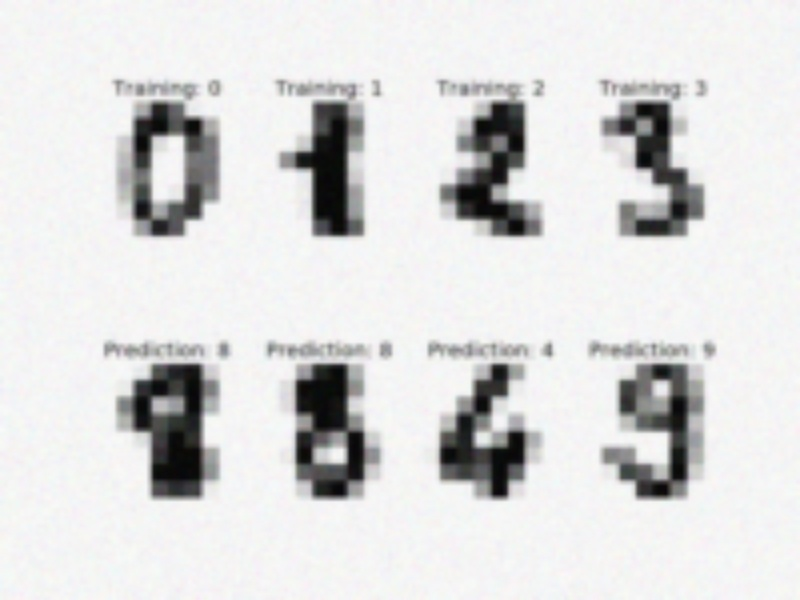
#> input picture data/low_quality_images/00 (000).jpg, 800 x 600 px, found by its file name; its folder holds only this picture in this run
$ jupyter execute --allow-errors CLAHE.ipynb   (older library calls are emulated)
#> lines starting #> are read from the running program, lines starting #| are printed output that depends on the picture
[cell 1]
# ===============================
# MOUNT DRIVE (SAFE)
# ===============================
from google.colab import drive
drive.mount('/content/drive', force_remount=True)

# ===============================
# IMPORTS
# ===============================
import cv2
import numpy as np
import os
import pandas as pd
import time
import tracemalloc
import platform
import multiprocessing

from scipy.special import gamma

from skimage.metrics import structural_similarity as ssim
from skimage.metrics import peak_signal_noise_ratio as psnr
from skimage.metrics import mean_squared_error as mse
from skimage.measure import shannon_entropy

np.random.seed(42)

# ===============================
# SYSTEM CONFIGURATION
# ===============================
print("===================================")
print("SYSTEM CONFIGURATION")
print("===================================")
print("Processor:", platform.processor())
print("CPU Cores:", multiprocessing.cpu_count())
print("Platform:", platform.platform())

# ===============================
# PATHS
# ===============================
image_folder = "/content/drive/MyDrive/Colab Notebooks/data/low_quality_images"

output_folder = "/content/drive/MyDrive/Colab Notebooks/results/output_CLAHE/FINAL_FIXED"

results_folder = "/content/drive/MyDrive/Colab Notebooks/results/output_CLAHE"

os.makedirs(output_folder, exist_ok=True)
os.makedirs(results_folder, exist_ok=True)

# ===============================
# METRICS
# ===============================
def compute_metrics(original, processed):

    original = original.astype(np.float32)
    processed = processed.astype(np.float32)

    ssim_val = ssim(
        original,
        processed,
        data_range=255
    )

    psnr_val = psnr(
        original,
        processed,
        data_range=255
    )

    mse_val = mse(
        original,
        processed
    )

    mae_val = np.mean(
        np.abs(original - processed)
    )

    entropy_val = shannon_entropy(
        processed
    )

    edges_orig = cv2.Canny(
        original.astype(np.uint8),
        100,
        200
    )

    edges_proc = cv2.Canny(
        processed.astype(np.uint8),
        100,
        200
    )

    if np.sum(edges_orig) == 0:
        epi_val = 0
    else:
        epi_val = (
            np.sum(edges_orig & edges_proc)
            /
            np.sum(edges_orig)
        )

    return (
        ssim_val,
        psnr_val,
        mse_val,
        mae_val,
        entropy_val,
        epi_val
    )

# ===============================
# RUNTIME EFFICIENCY
# ===============================
def runtime_efficiency(runtime):

    if runtime == 0:
        return 0

    return 1 / runtime

# ===============================
# ENHANCEMENT FUNCTION
# ===============================
def enhance_image(
    img,
    clip,
    tile,
    alpha,
    sigma
):

    clahe = cv2.createCLAHE(
        clipLimit=float(clip),
        tileGridSize=(int(tile), int(tile))
    )

    cl = clahe.apply(img)

    blur = cv2.GaussianBlur(
        cl,
        (0, 0),
        sigma
    )

    sharp = cv2.addWeighted(
        cl,
        1 + alpha,
        blur,
        -alpha,
        0
    )

    return np.clip(
        sharp,
        0,
        255
    ).astype(np.uint8)

# ===============================
# EDGE METRIC
# ===============================
def tenengrad(img):

    gx = cv2.Sobel(
        img,
        cv2.CV_64F,
        1,
        0,
        ksize=3
    )

    gy = cv2.Sobel(
        img,
        cv2.CV_64F,
        0,
        1,
        ksize=3
    )

    return np.mean(
        gx**2 + gy**2
    )

# ===============================
# FITNESS FUNCTION
# ===============================
def get_fitness(img):

    def f(p):

        clip, tile, alpha, sigma = p

        enhanced = enhance_image(
            img,
            clip,
            tile,
            alpha,
            sigma
        )

        edge = tenengrad(
            enhanced
        )

        noise = mse(
            img,
            enhanced
        )

        return (
            0.5 * edge
            -
            0.5 * noise
        )

    return f

# ===============================
# ICS CLASS
# ===============================
class ICS:

    def __init__(
        self,
        fitness,
        bounds,
        n=10,
        pa=0.25,
        beta=1.5,
        iters=8
    ):

        self.fit = fitness
        self.bounds = np.array(bounds)

        self.n = n
        self.pa = pa
        self.beta = beta
        self.iters = iters

        self.dim = len(bounds)

        self.pop = np.random.uniform(
            self.bounds[:,0],
            self.bounds[:,1],
            (n,self.dim)
        )

        self.fvals = np.array([
            self.fit(x)
            for x in self.pop
        ])

    def levy(self):

        b = self.beta

        sigma = (
            gamma(1+b)
            *
            np.sin(np.pi*b/2)
            /
            (
                gamma((1+b)/2)
                *
                b
                *
                2**((b-1)/2)
            )
        )**(1/b)

        u = np.random.normal(
            0,
            sigma,
            self.dim
        )

        v = np.random.normal(
            0,
            1,
            self.dim
        )

        return u/(np.abs(v)**(1/b))

    def clip(self, x):

        return np.clip(
            x,
            self.bounds[:,0],
            self.bounds[:,1]
        )

    def run(self):

        for _ in range(self.iters):

            for i in range(self.n):

                new = self.clip(
                    self.pop[i]
                    +
                    0.03*self.levy()
                )

                fnew = self.fit(new)

                j = np.random.randint(
                    self.n
                )

                if fnew > self.fvals[j]:

                    self.pop[j] = new
                    self.fvals[j] = fnew

            for i in range(self.n):

                if np.random.rand() < self.pa:

                    self.pop[i] = np.random.uniform(
                        self.bounds[:,0],
                        self.bounds[:,1],
                        self.dim
                    )

                    self.fvals[i] = self.fit(
                        self.pop[i]
                    )

        return self.pop[
            np.argmax(self.fvals)
        ]

# ===============================
# LOAD IMAGES
# ===============================
files = [
    f for f in os.listdir(image_folder)
    if f.lower().endswith(
        (".jpg",".png",".jpeg")
    )
][:25]

records = []

bounds = [
    (1.0, 3.0),
    (6, 10),
    (0.3, 1.0),
    (0.5, 1.2)
]

# ===============================
# MAIN LOOP
# ===============================
for file in files:

    img = cv2.imread(
        os.path.join(
            image_folder,
            file
        )
    )
#> img is the input picture: shape (600, 800, 3); mean B, G, R 219.6, 219.7, 219.6

    gray = cv2.resize(
        cv2.cvtColor(
            img,
            cv2.COLOR_BGR2GRAY
        ),
        (256,256)
    )
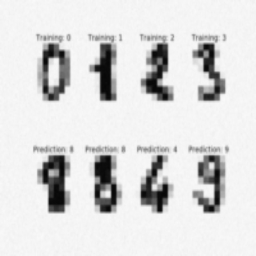
#> gray: shape (256, 256); min 7, max 249, mean 219.6

    gray = cv2.fastNlMeansDenoising(
        gray,
        None,
        10,
        7,
        21
    )

    # ==========================
    # PERFORMANCE TRACKING
    # ==========================
    tracemalloc.start()

    start_time = time.perf_counter()

    ics = ICS(
        get_fitness(gray),
        bounds
    )
#> in enhance_image, `blur = cv2.GaussianBlur( cl, (0, 0), sigma )`:
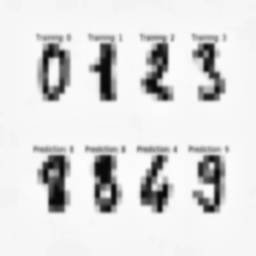
#> blur: shape (256, 256); min 8, max 252, mean 220.5
#> in enhance_image, `sharp = cv2.addWeighted( cl, 1 + alpha, blur, -alpha, 0 )`:
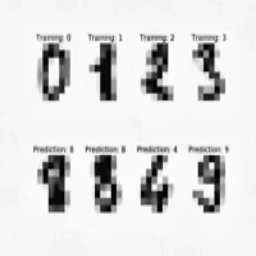
#> sharp: shape (256, 256); min 0, max 255, mean 220.5
#> in tenengrad, `gx = cv2.Sobel( img, cv2.CV_64F, 1, 0, ksize=3 )`:
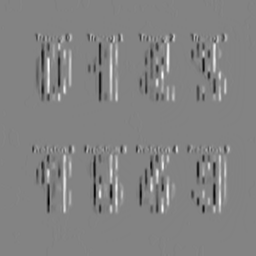
#> gx: shape (256, 256) float64; min -905, max 856, mean 0; drawn with min black and max white
#> in tenengrad, `gy = cv2.Sobel( img, cv2.CV_64F, 0, 1, ksize=3 )`:
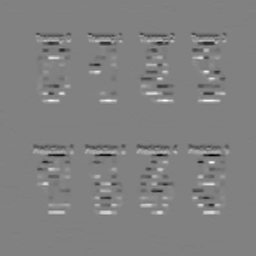
#> gy: shape (256, 256) float64; min -834, max 811, mean 0; drawn with min black and max white
#> in f, `edge = tenengrad( enhanced )`: edge = 18569.2
#> in f, `noise = mse( img, enhanced )`: noise = 47
#> in __init__, `self.fvals = np.array([ self.fit(x) for x in self.pop ])`: self.fvals = [9261.1, 8015.9, 8256.5, 7116.2, 8198, 7593.6, 8074.1, 7596.3, 10538.5, 8449.5]

    best = ics.run()
#> the loop in run, `for _ in range(self.iters): ` made 8 passes

    enhanced = enhance_image(
        gray,
        *best
    )

    end_time = time.perf_counter()

    current_mem, peak_mem = tracemalloc.get_traced_memory()

    tracemalloc.stop()

    execution_time = (
        end_time - start_time
    )

    memory_usage = (
        peak_mem / (1024 * 1024)
    )

    efficiency = runtime_efficiency(
        execution_time
    )

    cv2.imwrite(
        os.path.join(
            output_folder,
            file
        ),
        enhanced
    )

    s, p, m, mae, ent, epi = compute_metrics(
        gray,
        enhanced
    )

    records.append([
        file,
        s,
        p,
        m,
        mae,
        ent,
        epi,
        execution_time,
        memory_usage,
        efficiency
    ])

    print(
        f"Processed: {file}"
    )

# ===============================
# RESULTS DATAFRAME
# ===============================
df = pd.DataFrame(
    records,
    columns=[
        "Image",
        "SSIM",
        "PSNR",
        "MSE",
        "MAE",
        "Entropy",
        "EPI",
        "Execution_Time_sec",
        "Memory_MB",
        "Runtime_Efficiency"
    ]
)

# ===============================
# SAVE RESULTS
# ===============================
#> (the rest of this cell did not finish here and is left out)

$ run again, on data/low_quality_images/00 (109).jpg
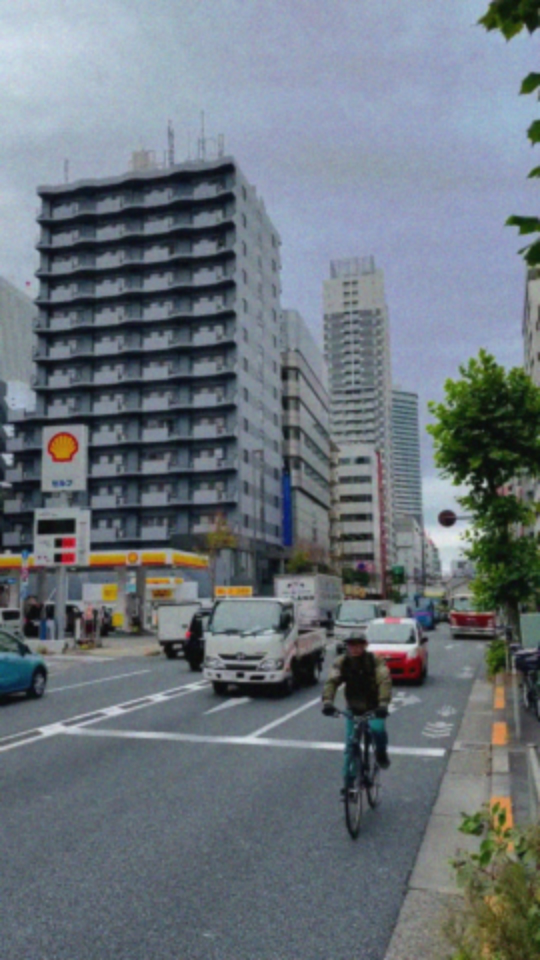
#> input picture data/low_quality_images/00 (109).jpg, 1080 x 1920 px, found by its file name (shown at 1/2 size)
#> img is the input picture: shape (1920, 1080, 3); mean B, G, R 124.5, 116.8, 108
#> in tenengrad, `gy = cv2.Sobel( img, cv2.CV_64F, 0, 1, ksize=3 )`:
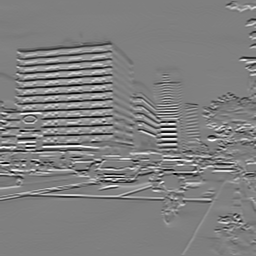
#> gy: shape (256, 256) float64; min -1020, max 1020, mean -2; drawn with min black and max white
#> edge = 62170.6
#> noise = 889.7
#> in enhance_image (call 5), `blur = cv2.GaussianBlur( cl, (0, 0), sigma )`:
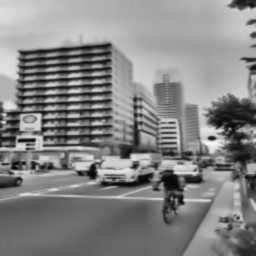
#> blur: shape (256, 256); min 8, max 247, mean 132.4
#> self.fvals = [30640.4, 22567.4, 28412.9, 25940.1, 24680.1, 27337.6, 27223.5, 27305.1, 30508.2, 28310]
#> the loop in run, `for _ in range(self.iters): ` made 8 passes

$ run again, on data/low_quality_images/00 (106).jpg
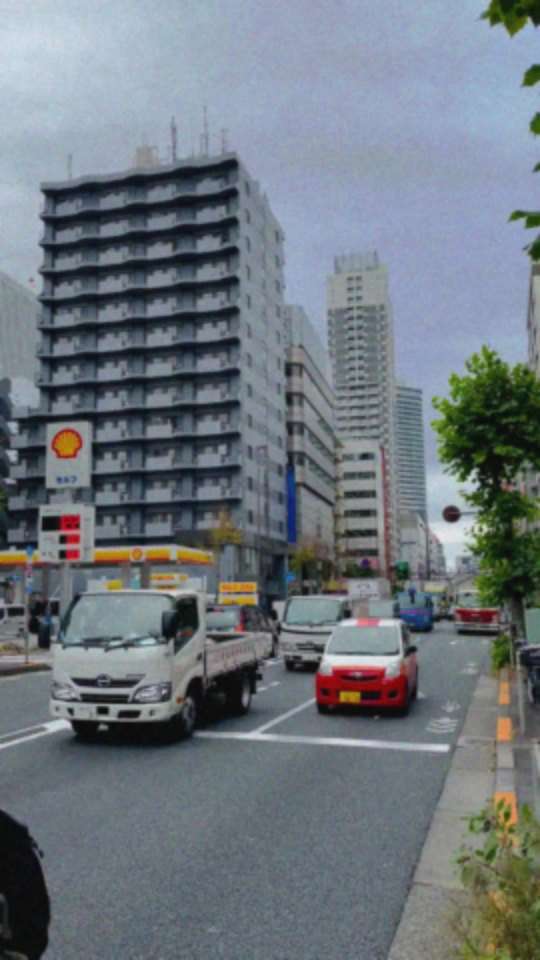
#> input picture data/low_quality_images/00 (106).jpg, 1080 x 1920 px, found by its file name (shown at 1/2 size)
#> img is the input picture: shape (1920, 1080, 3); mean B, G, R 126.4, 119.3, 111
#> in tenengrad, `gy = cv2.Sobel( img, cv2.CV_64F, 0, 1, ksize=3 )`:
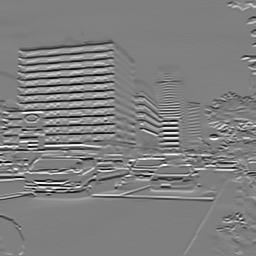
#> gy: shape (256, 256) float64; min -1020, max 1020, mean -2; drawn with min black and max white
#> edge = 62122.6
#> noise = 889.3
#> in enhance_image (call 5), `blur = cv2.GaussianBlur( cl, (0, 0), sigma )`:
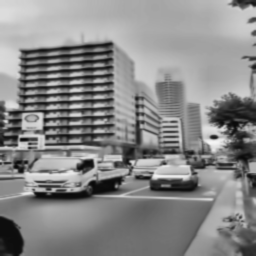
#> blur: shape (256, 256); min 8, max 245, mean 135.7
#> self.fvals = [30616.6, 22754, 27894.7, 25943.8, 24483.4, 27122.4, 26841.9, 26803.5, 30236.1, 28312.8]
#> the loop in run, `for _ in range(self.iters): ` made 8 passes
